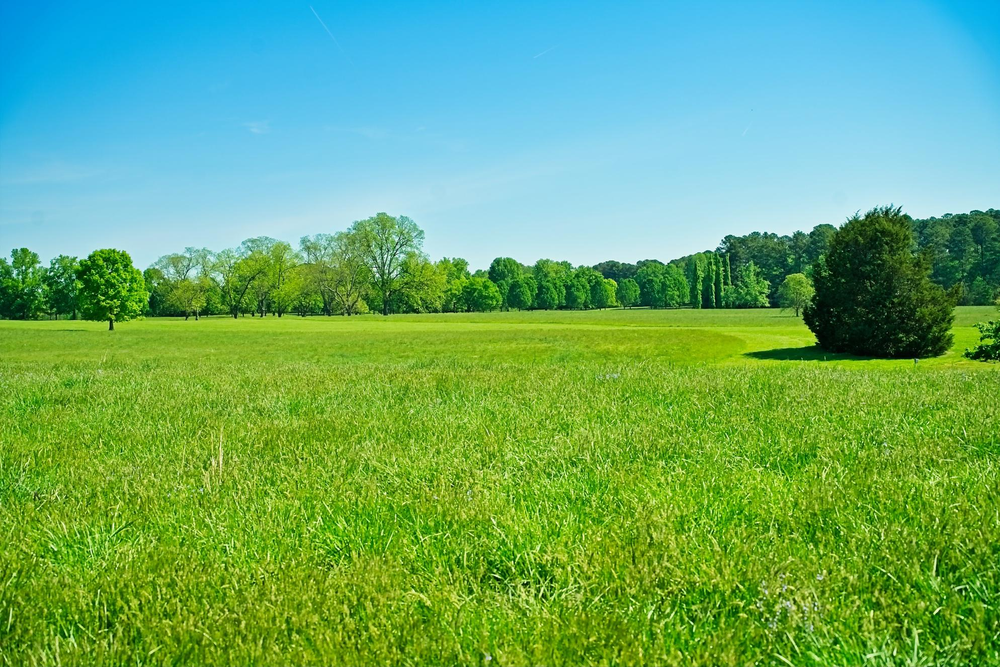
#> input picture image.png, 1000 x 667 px, shrunk from 1988 x 1326 before the run
$ python test.py
#> lines starting #> are read from the running program, lines starting #| are printed output that depends on the picture
import cv2
import numpy as np

image = cv2.imread("image.png")
#> image is the input picture: shape (667, 1000, 3); mean B, G, R 107.7, 171.2, 105.8

# Use a wider datatype to avoid uint8 overflow
temp = image.astype(np.int16) + 40

brighter = np.clip(temp, 0, 255).astype(np.uint8)
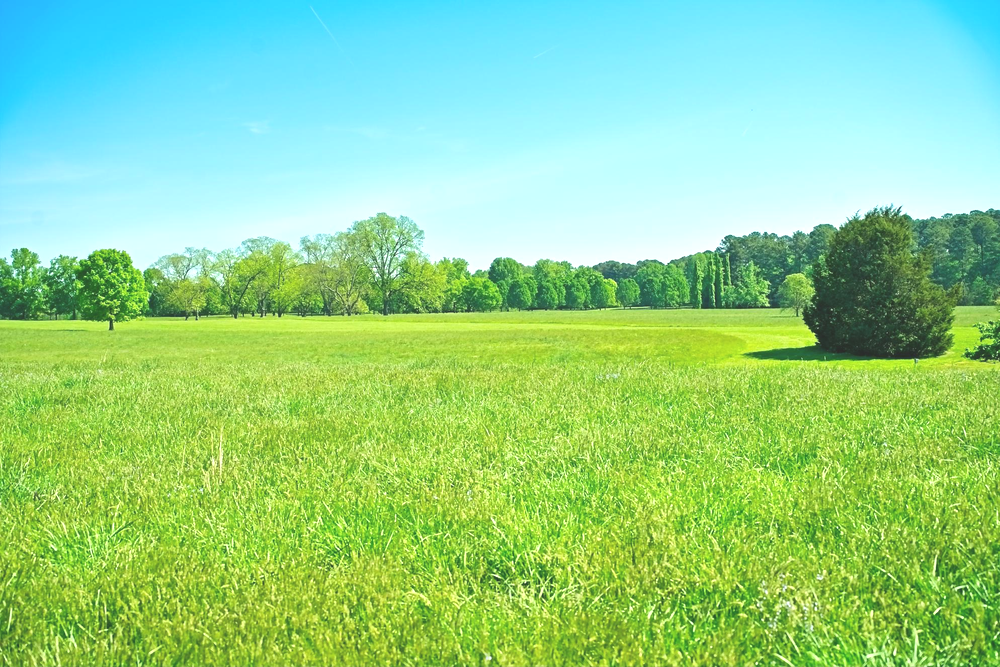
#> brighter: shape (667, 1000, 3); mean B, G, R 139.7, 210.1, 145.8

darker = np.clip(
    image.astype(np.int16) - 80,
    0, 255
).astype(np.uint8)
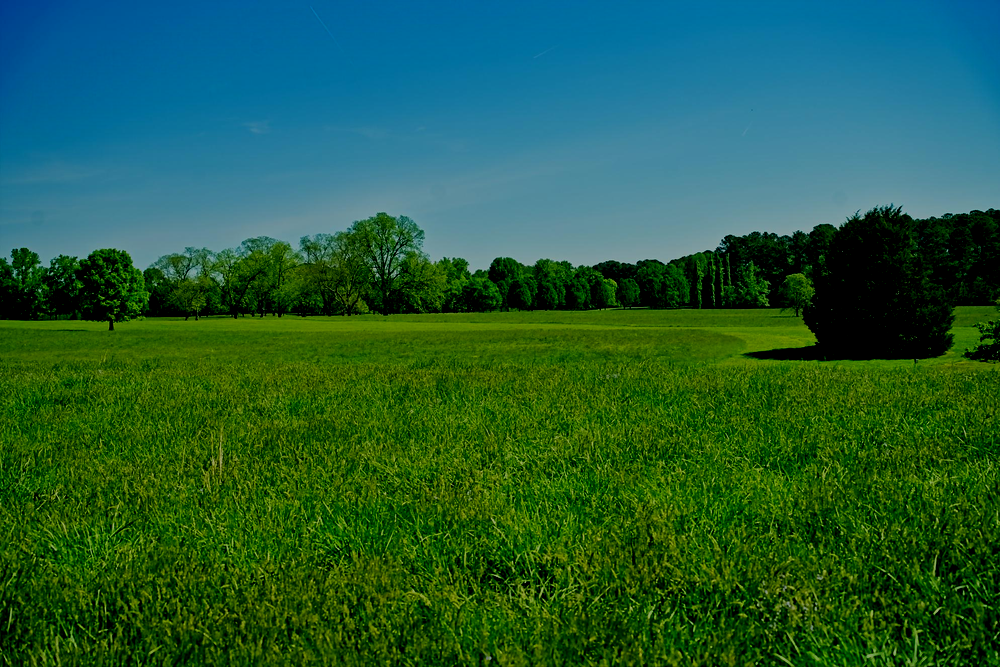
#> darker: shape (667, 1000, 3); mean B, G, R 58.8, 92.5, 35.7

cv2.imwrite("brighter.jpg", brighter)
cv2.imwrite("darker.jpg", darker)
